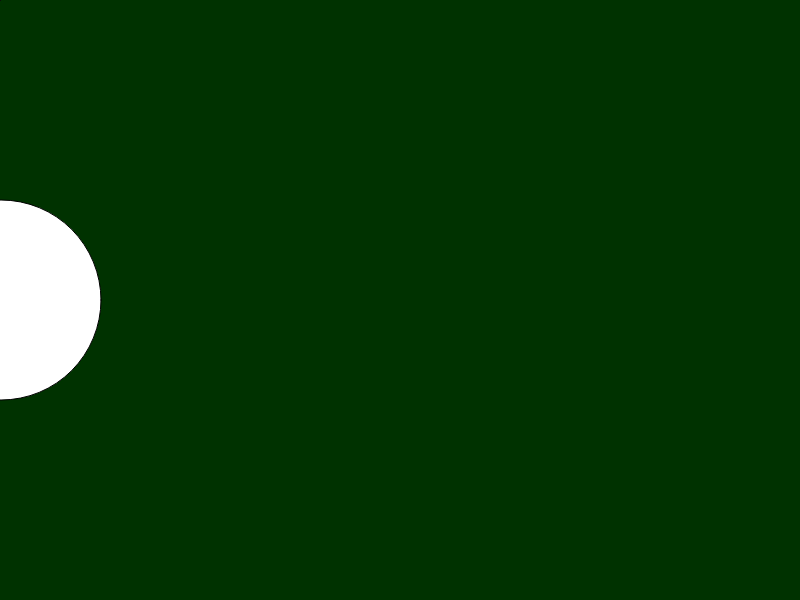
Frame 1 (no input)
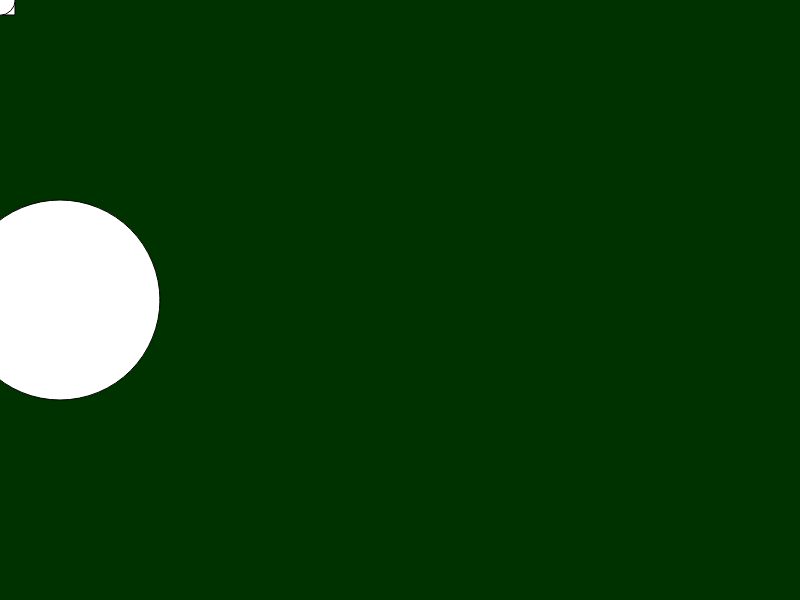
Frame 60 (no input)
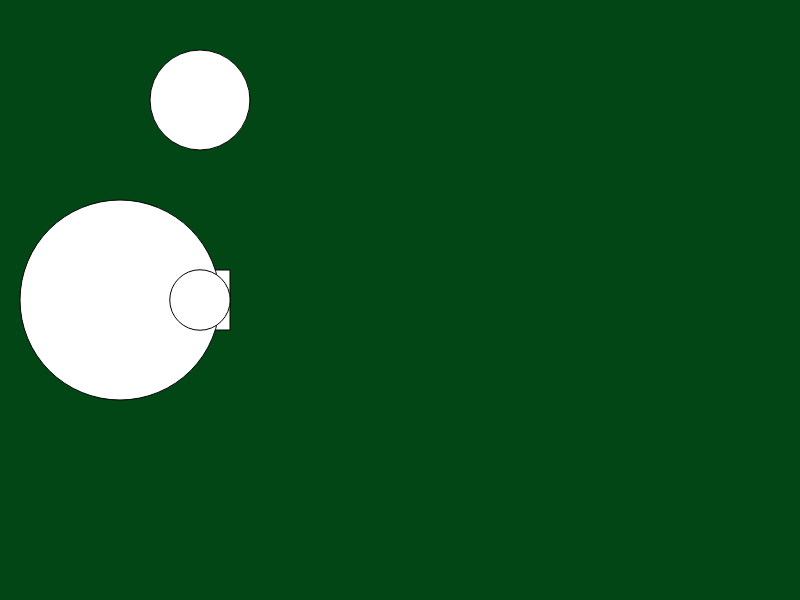
Frame 120 (the mouse pressed at the canvas centre since frame 60)

The p5.js sketch that drew these frames (run headless with seeded random() and noise() and a simulated clock; from frame 60 on, the mouse is pressed at the canvas centre):

// p5.js sketch
// ── sketch.js



let num=100;
let ellipseHeight = 50;
let grow= 0.5;
let xLocation = 0;

let r=0;
let g=50;
let b=0;

const CenterPosX=400;
const CenterPosy=300;


function setup()
 {
  createCanvas(800, 600);
  
}

function draw()
 {
  background(r ,g, b, );
  
  ellipse(mouseX/ 2, mouseY - 200, num, ellipseHeight = 100);
  
  
  rectMode (CENTER);
  rect(mouseX* 0.5, mouseY, grow, grow);

  grow += 0.5;

  print (grow) ;

  ellipse(xLocation +1, height / 2, width / 4, width / 4)
  // xLocation = xLocation +1;
  // xLocation += 1;
   xLocation ++; //increment by 1

   ellipse(mouseX* 0.5, mouseY, grow, grow);

  



}

function mousePressed()
{
r++;
g+=20
b+=20

}


function keyPressed()

{




}
